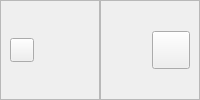
            <widget class="QWidget" name="header" native="true">
             <layout class="QHBoxLayout" name="horizontalLayout_2">
              <property name="spacing">
               <number>0</number>
              </property>
              <property name="leftMargin">
               <number>0</number>
              </property>
              <property name="topMargin">
               <number>0</number>
              </property>
              <property name="rightMargin">
               <number>0</number>
              </property>
              <property name="bottomMargin">
               <number>0</number>
              </property>
              <item>
               <widget class="QFrame" name="frame_2">
                <property name="maximumSize">
                 <size>
                  <width>170</width>
                  <height>16777215</height>
                 </size>
                </property>
                <property name="frameShape">
                 <enum>QFrame::StyledPanel</enum>
                </property>
                <property name="frameShadow">
                 <enum>QFrame::Raised</enum>
                </property>
                <layout class="QHBoxLayout" name="horizontalLayout_4">
                 <property name="spacing">
                  <number>0</number>
                 </property>
                 <property name="rightMargin">
                  <number>0</number>
                 </property>
                 <item alignment="Qt::AlignLeft">
                  <widget class="QPushButton" name="menuBtn">
                   <property name="maximumSize">
                    <size>
                     <width>24</width>
                     <height>24</height>
                    </size>
                   </property>
                   <property name="cursor">
                    <cursorShape>PointingHandCursor</cursorShape>
                   </property>
                   <property name="styleSheet">
                    <string notr="true">color: #10205A;</string>
                   </property>
                   <property name="text">
                    <string/>
                   </property>
                   <property name="icon">
                    <iconset>
                     <normaloff>../../Users/surfac/Downloads/menu.png</normaloff>../../Users/surfac/Downloads/menu.png</iconset>
                   </property>
                   <property name="iconSize">
                    <size>
                     <width>22</width>
                     <height>22</height>
                    </size>
                   </property>
                  </widget>
                 </item>
                 <item alignment="Qt::AlignLeft|Qt::AlignVCenter">
                  <widget class="QLabel" name="label_21">
                   <property name="maximumSize">
                    <size>
                     <width>200</width>
                     <height>40</height>
                    </size>
                   </property>
                   <property name="text">
                    <string/>
                   </property>
                   <property name="pixmap">
                    <pixmap>../../Users/surfac/Downloads/stacktrack.png</pixmap>
                   </property>
                   <property name="scaledContents">
                    <bool>true</bool>
                   </property>
                  </widget>
                 </item>
                </layout>
               </widget>
              </item>
              <item>
               <widget class="QFrame" name="frame">
                <property name="frameShape">
                 <enum>QFrame::StyledPanel</enum>
                </property>
                <property name="frameShadow">
                 <enum>QFrame::Raised</enum>
                </property>
                <layout class="QHBoxLayout" name="horizontalLayout_7">
                 <item alignment="Qt::AlignRight">
                  <widget class="QPushButton" name="userBtn">
                   <property name="minimumSize">
                    <size>
                     <width>38</width>
                     <height>38</height>
                    </size>
                   </property>
                   <property name="maximumSize">
                    <size>
                     <width>38</width>
                     <height>38</height>
                    </size>
                   </property>
                   <property name="font">
                    <font>
                     <strikeout>false</strikeout>
                    </font>
                   </property>
                   <property name="cursor">
                    <cursorShape>PointingHandCursor</cursorShape>
                   </property>
                   <property name="text">
                    <string/>
                   </property>
                   <property name="icon">
                    <iconset>
                     <normaloff>../../Users/surfac/Downloads/se-deconnecter.png</normaloff>../../Users/surfac/Downloads/se-deconnecter.png</iconset>
                   </property>
                   <property name="iconSize">
                    <size>
                     <width>32</width>
                     <height>32</height>
                    </size>
                   </property>
                  </widget>
                 </item>
                </layout>
               </widget>
              </item>
             </layout>
            </widget>
